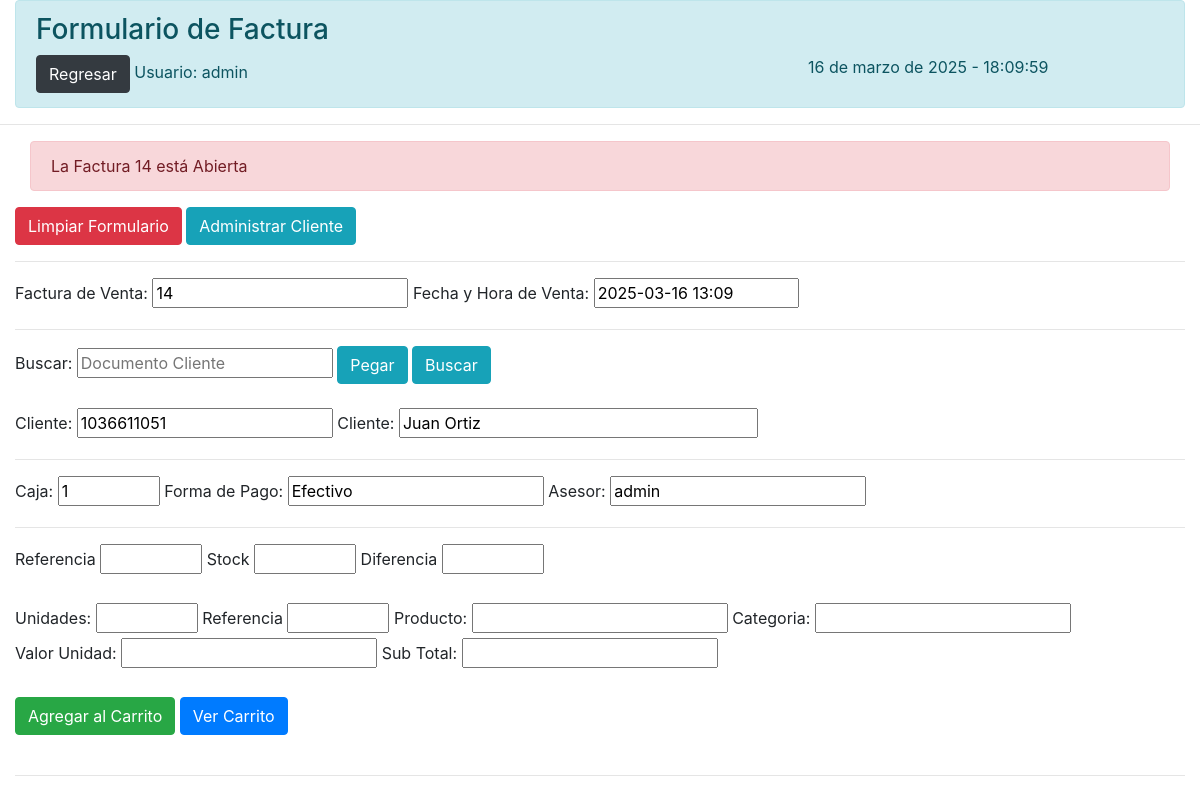
The page /vistas/factura_borrador_2.php (signed in) on the database as committed earlier.
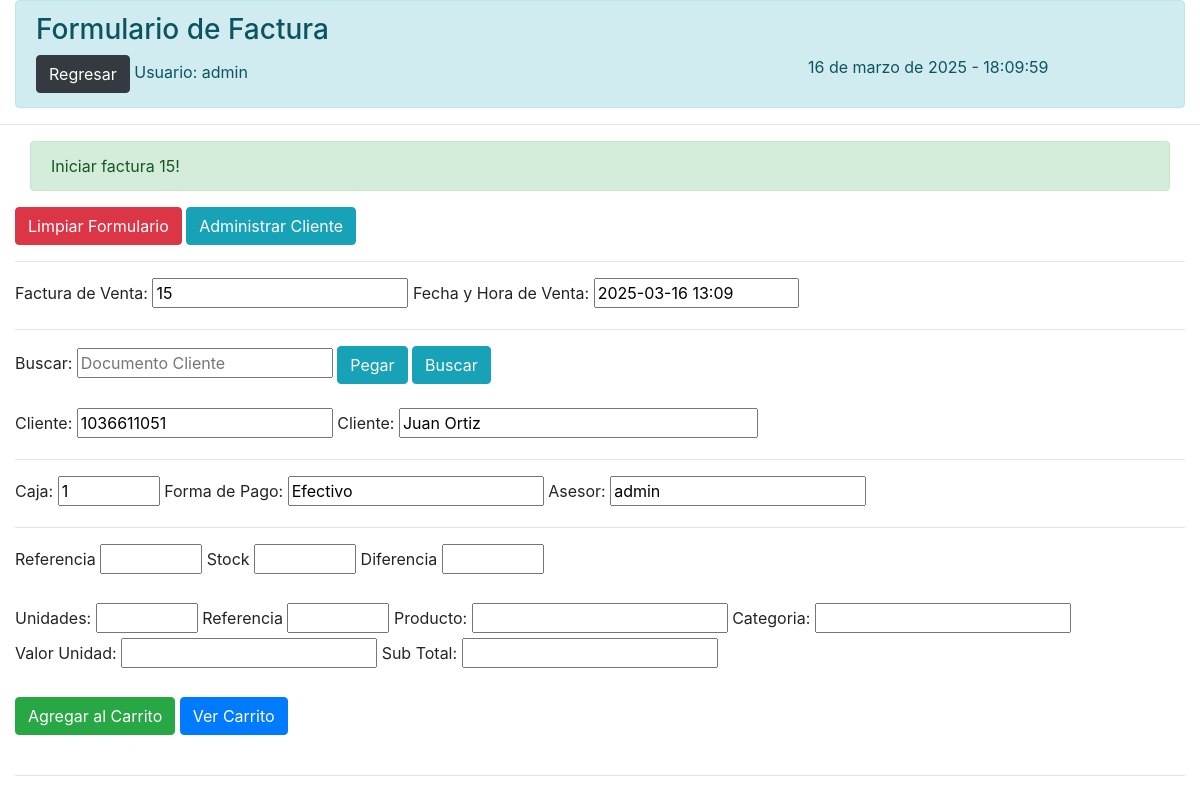
The same page on the database as committed later.
### tables this page shows
CREATE TABLE `ventas` (
  `id_venta` int(11) NOT NULL AUTO_INCREMENT,
  `factura_venta` int(150) NOT NULL,
  `fecha_hora_venta` datetime NOT NULL DEFAULT current_timestamp(),
  `nom_cliente` varchar(30) NOT NULL,
  `doc_cliente_venta` varchar(11) NOT NULL,
  `valor_total_venta` decimal(10,0) NOT NULL,
  `asesor_venta` varchar(30) NOT NULL,
  `caja` varchar(2) NOT NULL,
  `forma_de_pago` varchar(30) NOT NULL,
  `unidades_venta` int(3) NOT NULL,
  `ref_prod_venta` varchar(10) NOT NULL,
  `producto_venta` varchar(50) NOT NULL,
  `valor_producto` varchar(10) NOT NULL,
  `estado` varchar(10) NOT NULL DEFAULT 'Realizada',
  PRIMARY KEY (`id_venta`)
);

CREATE TABLE `facturas` (
  `id_factura` int(11) NOT NULL AUTO_INCREMENT,
  `no_factura` int(150) NOT NULL,
  `estado` varchar(15) NOT NULL DEFAULT 'Cerrada',
  `fecha_factura` datetime NOT NULL DEFAULT current_timestamp(),
  `fecha_anulacion` datetime DEFAULT NULL,
  `descripcion_anulacion` varchar(200) DEFAULT NULL,
  `doc_cliente` varchar(10) NOT NULL,
  `nom_cliente` varchar(50) NOT NULL,
  `asesor` varchar(14) NOT NULL,
  `caja` varchar(2) NOT NULL,
  `forma_de_pago` varchar(15) NOT NULL,
  `total_venta_con_iva` varchar(10) NOT NULL,
  `doc_factura` varchar(200) NOT NULL DEFAULT 'C:\\Users\\GalleOso\\Documents\\Facturas',
  PRIMARY KEY (`id_factura`)
);

### vistas/factura_borrador_2.php (the view, shortened to what the changed rows need)
<?php
include '../conexion/conexion.php';
?>
   <!DOCTYPE html>
   <html lang="en">
   <head>
       <link href="https://stackpath.bootstrapcdn.com/bootstrap/4.5.2/css/bootstrap.min.css" rel="stylesheet">
   </head>
   <body>
   <div class="container-fluid">
<?php
$sql_2 = "SELECT * FROM ventas WHERE factura_venta = (SELECT MAX(factura_venta) FROM ventas)";
$sql_4 = "SELECT * FROM facturas WHERE no_factura = (SELECT MAX(no_factura) FROM facturas)";
$resultado_2 = mysqli_query($conexion, $sql_2);
$resultado_4 = mysqli_query($conexion, $sql_4);
if ($resultado_4) {
    if (mysqli_num_rows($resultado_4) > 0) {
        $fila = mysqli_fetch_assoc($resultado_4);
        $no_factura = $fila['no_factura'];
    }
}
if ($resultado_2) {
    if (mysqli_num_rows($resultado_2) > 0) {
        $fila = mysqli_fetch_assoc($resultado_2);
        $ultima_factura = $fila['factura_venta'];
    } else {
        echo "No se encontraron filas con el número de factura más alto en la tabla ventas.";
    }
} else {
    echo "Error en la consulta: " . mysqli_error($conexion);
}
if ($ultima_factura == $no_factura) {
    ?>
    <div id="factura" class="container-fluid">
        <div class="alert alert-success" role="alert">
          Iniciar factura  <?php echo (int)$no_factura + 1; ?>!
        </div>
   </div>
<?php
}
 else {
    ?>
    <div id="factura" class="container-fluid">
        <div class="alert alert-danger" role="alert">
           La Factura <?php echo $ultima_factura; ?> está Abierta
        </div>
    </div>
    <?php
}
?>
    <?php
if(isset($_POST['submit'])){
$factura_venta = $_POST['factura_venta'];
$nom_cliente = $_POST['nom_cliente'];
$doc_cliente_venta_2 = $_POST['doc_cliente_venta_2'];
$valor_total_venta = $_POST['valor_total_venta'];
$asesor_venta = $_POST['asesor_venta'];
$caja = $_POST['caja'];
$asesor_venta = $_POST['asesor_venta'];
$forma_de_pago = $_POST['forma_de_pago'];
$unidades_venta = $_POST['unidades_venta'];
$producto_venta = $_POST['producto_venta'];
$valor_producto = $_POST['valor_producto'];
$ref_prod_venta_2 = $_POST['ref_prod_venta_2'];
$cat_producto = $_POST['cat_producto'];
$diferencia_producto = $_POST['diferencia_producto'];
    $sql = "INSERT INTO ventas (factura_venta, nom_cliente, doc_cliente_venta, valor_total_venta, caja, asesor_venta, forma_de_pago, unidades_venta, producto_venta, valor_producto, ref_prod_venta)
        VALUES ('$factura_venta', '$nom_cliente', '$doc_cliente_venta_2', $valor_total_venta, '$caja', '$asesor_venta', '$forma_de_pago', $unidades_venta, '$producto_venta', '$valor_producto','$ref_prod_venta_2')";
        if ($conexion->query($sql) === TRUE) {
            echo '<script>alert("Producto agregado al carrito");location.assign("factura_borrador_2.php");</script>';
            $sql_1 = "UPDATE productos SET ref_producto='$ref_prod_venta_2', cat_producto='$cat_producto', descripcion_producto='$producto_venta', valor_producto='$valor_producto', unidades_producto='$diferencia_producto' WHERE ref_producto='$ref_prod_venta_2'";
            $resultado = mysqli_query($conexion, $sql_1);
            if($resultado){
            echo "<script> alert ('Stock actualizado'); </script>";
            } else {
             echo "<script> alert ('ERROR: Los datos no fueron actualizados '); </script>";
            }
            }
    $conexion->close();
}else{
    ?>
    <form action="<?=$_SERVER['PHP_SELF']?>" method="POST" onsubmit="return validarFormulario()">
    <button type="button" class="btn btn-danger" onclick="limpiarFormulario()">Limpiar Formulario</button>
    <a class="btn btn-info" href="../procesos_factura_admin/admin_cliente_factura">Administrar Cliente</a><hr>
        <label for="factura_venta">Factura de Venta:</label>
        <input type="text" id="factura_venta" name="factura_venta" value="<?php echo (int)$no_factura + 1; ?>" readonly >
        <label for="fecha_hora_venta">Fecha y Hora de Venta:</label>
        <input type="date_time" size="15"id="fecha_hora_venta" name="fecha_hora_venta" value="<?php echo date('Y-m-d 11:i'); ?>"><br>
<hr>
<label for="doc_cliente_venta">Buscar:</label>
        <input type="text"  id="doc_cliente_venta" placeholder="Documento Cliente" name="doc_cliente_venta" oninput="buscarCliente()"><span> </span><button id="btnPegar" type="button" class="btn btn-info" onclick="buscarCliente()">Pegar</button><span> </span><button id="btnbuscar" type="button" class="btn btn-info" onclick="buscarCliente()">Buscar</button><br><br>
        <label for="doc_cliente_venta_2">Cliente:</label>
        <input type="text" id="doc_cliente_venta_2" name="doc_cliente_venta_2" value="<?php echo $fila['doc_cliente_venta']; ?>"readonly >
        <label for="nom_cliente">Cliente:</label>
        <input type="text" size="30" id="nom_cliente" value="<?php echo $fila['nom_cliente']; ?>"  readonly name="nom_cliente">
<hr>
               <label for="caja">Caja:</label>
        <input size="5" type="text" id="caja" name="caja" value="<?php echo $fila['caja']; ?>" >
                <label for="forma_de_pago">Forma de Pago:</label>
        <input type="text" id="forma_de_pago" name="forma_de_pago" value="<?php echo $fila['forma_de_pago']; ?>">
        <label for="asesor_venta">Asesor:</label>
        <input type="text" id="asesor_venta" name="asesor_venta" value="<?php echo $_SESSION['usuario'];?>" readonly> <br>
<hr>
  <label for="ref_prod_venta">Referencia</label>
  <input type="text" size="5"id="ref_prod_venta" name="ref_prod_venta"  oninput="buscarProducto()">
  <label for="unidades_producto">Stock</label>
   <input type="text" size="5"id="unidades_producto" name="unidades_producto"readonly>
   <label for="diferencia_producto">Diferencia</label>
   <input type="text" size="5"id="diferencia_producto" name="diferencia_producto"readonly><br><br>
        <label for="unidades_venta">Unidades:</label>
        <input type="text" size="5" id="unidades_venta" name="unidades_venta" oninput="calcularDiferencia(); calcularValorTotalVenta()">
        <label for="ref_prod_venta_2">Referencia</label>
        <input type="text" size="5" id="ref_prod_venta_2" readonly name="ref_prod_venta_2">
        <label for="producto_venta">Producto:</label>
        <input type="text" id="producto_venta" name="producto_venta" readonly>
        <label for="producto_venta">Categoria:</label>
        <input type="text" id="cat_producto" name="cat_producto" readonly><br>
        <label for="valor_producto">Valor Unidad:</label>
        <input type="number" step="0.01" id="valor_producto" name="valor_producto" readonly oninput="calcularValorTotalVenta()">
        <label for="valor_total_venta">Sub Total:</label>
        <input size="5"type="number" step="0.01" id="valor_total_venta" name="valor_total_venta" readonly><br><br>
        <button type="submit" name="submit" class="btn btn-success" onclick="return validarCampos();">Agregar al Carrito</button>
        </span><a href="validar_factura_3.php" class="btn btn-primary">Ver Carrito</a>
    </form>
        <br>
        <hr>
    <?php
}
?>
    </div>
    </body>
    </html>

Rows that differ between the two databases and show on the page:
no longer on this page (row unchanged): facturas: factura_venta "14"
added facturas: (int)$no_factura + 1 "15", factura_venta "15"
shown differently, row unchanged: ventas "Juan Ortiz": factura_venta "14" → (not shown)
Other text that changed with them:
text no longer shown: "La Factura está Abierta"
text now shown: "Iniciar factura !"
